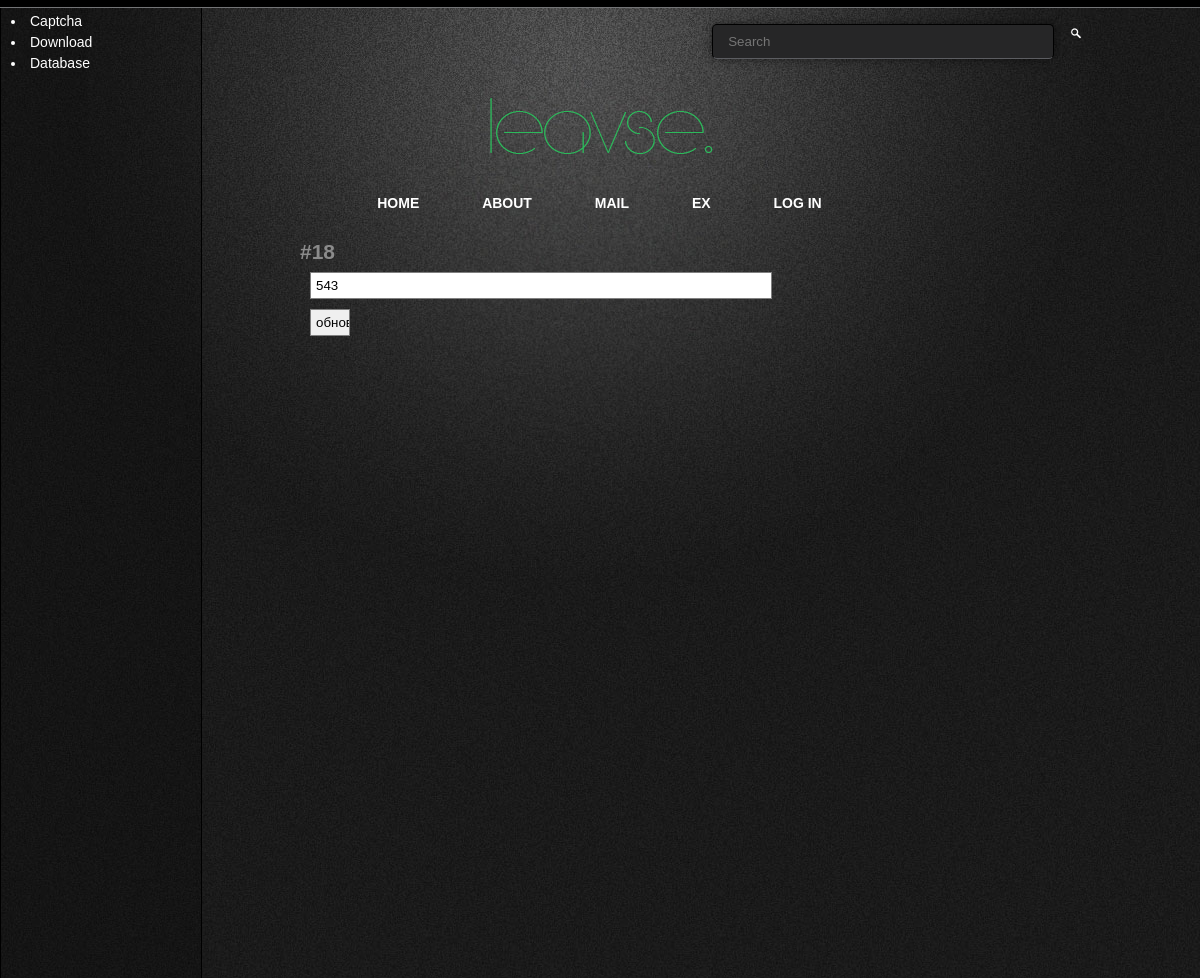
The page /about/edit/18 on the database its author committed.
### tables this page shows
CREATE TABLE IF NOT EXISTS `content` (
  `id` int(11) NOT NULL AUTO_INCREMENT,
  `title` varchar(255) NOT NULL,
  `link` varchar(255) NOT NULL,
  `tag` varchar(255) NOT NULL,
  `meta_d` varchar(255) NOT NULL,
  `meta_k` varchar(255) NOT NULL,
  `content` text NOT NULL,
  `date` date NOT NULL,
  `time` time NOT NULL,
  PRIMARY KEY (`id`)
);

CREATE TABLE IF NOT EXISTS `user` (
  `id` int(11) NOT NULL AUTO_INCREMENT,
  `name` varchar(255) DEFAULT NULL,
  PRIMARY KEY (`id`)
);

### index.php (called while the page is built, shortened)
<?php session_start();
require './system/config/database.php';
new Bootstrap();

### system/libs/registry.php (called while the page is built, shortened)
<?php
class Registry{
        public static $_obj = array();
        public static function set($name, $object){
            self::$_obj[$name] = $object;
        }
        public static function get($name = NULL){
            if(!empty(self::$_obj)){
                return self::$_obj[$name];
            }
        }
}

### system/libs/model.php (called while the page is built)
<?php
class Model{
    function __construct(){
        $this->db = Registry::get('DB');
    }
}

### system/libs/database.php (called while the page is built, shortened)
<?php
class Database extends PDO{
    public function select($table, $data){
        $where = $this->generalAndArray($data);
        $sql = $this->prepare("SELECT * FROM `$table` WHERE $where");
        $sql->execute($data);
        return $sql->fetch(PDO::FETCH_OBJ);
    }
    public function selectMulti($table){
        $sql = $this->query("SELECT * FROM `$table`");
        return $sql->fetchAll(PDO::FETCH_CLASS, "stdClass");
    }
    private function generalAndArray($data){
        ksort($data);
        return implode(" AND ", array_map(function($str){return '`'.$str.'` = :'.$str;}, array_keys($data)));
    }
}

### application/models/get_db.php (called while the page is built, shortened)
<?php
    class get_db extends Model{
        function selectMulti($table){
            return $this->db->selectMulti($table);
        }
        function select($id, $table = 'user'){
            return $this->db->select($table, $id);
        }
    }

### application/models/shortlink.php (called while the page is built, shortened)
<?php
    class shortlink extends Controller{
        public function allLink(){
            return $data['shortLink'] = $this->get_db->selectMulti('content');
        }
    }

### application/views/about/edit.php (the view, shortened to what this page needs)
<h2>#<?php echo $user->id?></h2>
<form action="" method="post">
<input type="text" name="name" value="<?php echo $user->name?>" /><br />
<input type="submit" name="update" value="обновить" />
</form>

### application/views/header.php (shortened to what this page needs)
<!DOCTYPE html>
<html>
<head>
    <link rel="stylesheet" type="text/css" href="<?php echo M4A1_HOST;?>public/css/style.css" />
    <link rel="stylesheet" type="text/css" href="<?php echo M4A1_HOST; ?>usefull/jqueryFileTree/jqueryFileTree.css" />
</head>
<body>
<div style="height: 7px; background: black; border-bottom: 1px solid #737476; z-index: 99;"></div>
<div style="height: 40px; width: 1100px;">
    <div id="search" >
        <form action="" method="post" id="search-form">
                <input type="text" placeholder="Search" name="s" />
                <input type="submit" name="search" id="searchBtn" value="" />
            </form>
        </div>
</div>
<div id="content">
<div id="info">
    <div id="transparent"></div>
    <div id="info_content">
        <?php
            $link = new shortlink();
            $link = $link->allLink();
        ?>
        <?php foreach ($link as $value):?>
            <li>
                <a href="<?php echo M4A1_HOST;?>content/show/<?php echo $value->link;?>">
                    <?php echo $value->title?>
                </a>
            </li>
        <?php endforeach;?>
    </div>
</div>
    <h1 id="logo"><img src="<?php echo M4A1_HOST;?>public/img/leavse.png"></h1>
    <div id="menu">
        <a href="<?php echo M4A1_HOST;?>">Home</a>
        <a href="<?php echo M4A1_HOST;?>about">About</a>
        <a href="<?php echo M4A1_HOST;?>mail">Mail</a>
        <a href="<?php echo M4A1_HOST;?>ex">EX</a>
        <?php if(!isset($_SESSION['login'])):?>
            <a href="<?php echo M4A1_HOST;?>log/in">log In</a>
        <?php else:?>
            <a href="<?php echo M4A1_HOST;?>log/out">log Out</a>
        <?php endif;?>
    </div>

### public/css/style.css (style rules this page uses)
* { font-family: Vardana, sans-serif; margin:0px auto; padding: 0; }
html { height:100%; background: url('../img/bg.jpg'); }
body { margin: 0; padding-bottom: 30px; font: 14px/1.4 "Helvetica Neue", "Lucida Grande", "Arial"; font-size: 14px; line-height: 1.5; -webkit-font-smoothing: antialiased; color: #8b8b8b; min-height:100%; position:relative; min-width:800px; background: url('../img/bg_main.jpg') 50% 0 no-repeat; z-index: -2; }
a { text-decoration: none; color: inherit; }
#menu { text-align: center; padding: 8px; }
#menu a { font-size: 14px; line-height: 50px; padding: 12px 20px 12px 19px; margin: 10px; border-radius: 5px; color: white; font-weight: bold; text-transform: uppercase; }
#search { padding: 8px; line-height: 50px; text-align: right; }
#search input { height: 33px; margin-right: 20px; }
#search input[type=text] { width: 290px; border: 1px solid black; padding:0 35px 0 15px; background: #262627; color: white; border-radius: 5px; border-bottom: 1px solid #5c5d61; box-shadow: 0 0 10px rgba(0,0,0,0.5); }
#search input[type=submit] { padding:0 15px 0 15px; border-radius: 5px; position: relative; top: -8px; cursor: pointer; left: -25px; background: #ce1000; font-weight: bold; background: url(../img/search_green.png) no-repeat center; border: transparent; }
#content { word-wrap: break-word; margin: 0px auto; width: 600px; min-height: 900px; width:expression(document.body.clientWidth > 800 ? "100%" : "800px"); overflow:hidden; }
#content h1 { margin-top: 50px; color: white; font-size: 37px; text-align: center; }
#info { z-index: -1; border: 1px solid black; position: fixed; top: 0; left: 0; width: 200px; height: 100%; }
#info_content { position: inherit; padding: 10px; color: white; left: 1px; }
#transparent { opacity:0.2; filter:alpha(opacity=20); -moz-opacity:0.2; background-color: black; width: inherit; height: inherit; position: inherit; }
form input, form select, form textarea { width: 450px; margin: 5px 0 5px 10px; border: 1px solid gray; padding: 5px; }
form input[type=submit] { width: 40px; }

### rows shown on the page
content: title "Captcha"
content: title "Download"
content: title "Database"
user: id "18", name "543"
